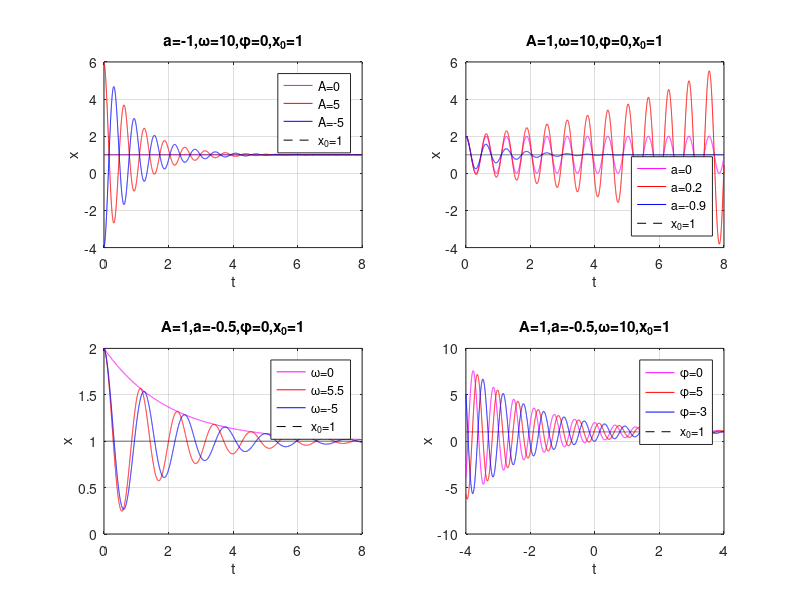

Recreate this plot in MATLAB.
close;
clear all;
%Wiem ze jest napisane na pale ale jakos tak wyszlo xD
%x(t)=A*exp(a*t)*cos(wt+phi)+x_0
%12345
%%%%%%%%%%%%%%%%%%%%%%%%%%%%%%%%%%%%%%%%%%%%%%%%
A=1;
a=-1;
t=0:0.001:8;
x_sz=0:0.001:8;
w=10;
phi=0;
x_0=1;
x_sz=1;
%%%%%%%%%%%%%%%%%%%%%%%%%%%%%%%%%%%%%%%%%%%%%%%%


%AAAAAAAAAAAAAAAAAAAAAAAAAAAAAAAAAAAAAAAAAAAAAAA
subplot(2,2,1);
%%%%%%%%%%%%%%%%%%%%%%%%%%%%%%%%%%%%%%%%%%%%%%%%
A=0;
for i=1:1:length(t)
    x_sz(i)=A*exp(a*t(i))*cos(w*t(i)+phi)+x_0;
end
plot(t,x_sz,'m-');
hold on;
%%%%%%%%%%%%%%%%%%%%%%%%%%%%%%%%%%%%%%%%%%%%%%%%
%%%%%%%%%%%%%%%%%%%%%%%%%%%%%%%%%%%%%%%%%%%%%%%%
A=5;
for i=1:1:length(t)
    x_sz(i)=A*exp(a*t(i))*cos(w*t(i)+phi)+x_0;
end
plot(t,x_sz,'r-');
hold on;
%%%%%%%%%%%%%%%%%%%%%%%%%%%%%%%%%%%%%%%%%%%%%%%%
%%%%%%%%%%%%%%%%%%%%%%%%%%%%%%%%%%%%%%%%%%%%%%%%
A=-5;
for i=1:1:length(t)
    x_sz(i)=A*exp(a*t(i))*cos(w*t(i)+phi)+x_0;
end
plot(t,x_sz,'b-');
hold on;
%%%%%%%%%%%%%%%%%%%%%%%%%%%%%%%%%%%%%%%%%%%%%%%%
%%%%%%%%%%%%%%%%%%%%%%%%%%%%%%%%%%%%%%%%%%%%%%%%
for i=1:1:length(t)
    x_sz(i)=x_0;
end
plot(t,x_sz,'k--');
grid on;
%%%%%%%%%%%%%%%%%%%%%%%%%%%%%%%%%%%%%%%%%%%%%%%%
xlabel('t');
ylabel('x');
title('a=-1,\omega=10,\phi=0,x_{0}=1');
legend('A=0','A=5','A=-5','x_{0}=1');
%%%%%%%%%%%%%%%%%%%%%%%%%%%%%%%%%%%%%%%%%%%%%%%%


%aaaaaaaaaaaaaaaaaaaaaaaaaaaaaaaaaaaaaaaaaaaaaaa
subplot(2,2,2);
A=1;
%%%%%%%%%%%%%%%%%%%%%%%%%%%%%%%%%%%%%%%%%%%%%%%%
a=0;
for i=1:1:length(t)
    x_sz(i)=A*exp(a*t(i))*cos(w*t(i)+phi)+x_0;
end
plot(t,x_sz,'m-');
hold on;
%%%%%%%%%%%%%%%%%%%%%%%%%%%%%%%%%%%%%%%%%%%%%%%%
a=0.2;
for i=1:1:length(t)
    x_sz(i)=A*exp(a*t(i))*cos(w*t(i)+phi)+x_0;
end
plot(t,x_sz,'r-');
hold on;
%%%%%%%%%%%%%%%%%%%%%%%%%%%%%%%%%%%%%%%%%%%%%%%%
%%%%%%%%%%%%%%%%%%%%%%%%%%%%%%%%%%%%%%%%%%%%%%%%
a=-0.9;
for i=1:1:length(t)
    x_sz(i)=A*exp(a*t(i))*cos(w*t(i)+phi)+x_0;
end
plot(t,x_sz,'b-');
hold on;
%%%%%%%%%%%%%%%%%%%%%%%%%%%%%%%%%%%%%%%%%%%%%%%%
%%%%%%%%%%%%%%%%%%%%%%%%%%%%%%%%%%%%%%%%%%%%%%%%
for i=1:1:length(t)
    x_sz(i)=x_0;
end
plot(t,x_sz,'k--');
grid on;
%%%%%%%%%%%%%%%%%%%%%%%%%%%%%%%%%%%%%%%%%%%%%%%%
xlabel('t');
ylabel('x');
title('A=1,\omega=10,\phi=0,x_{0}=1');
legend({'a=0','a=0.2','a=-0.9','x_{0}=1'},'Location','southeast');
%%%%%%%%%%%%%%%%%%%%%%%%%%%%%%%%%%%%%%%%%%%%%%%%



%wwwwwwwwwwwwwwwwwwwwwwwwwwwwwwwwwwwwwwwwwwwwwww
subplot(2,2,3);
a=-0.5;
%%%%%%%%%%%%%%%%%%%%%%%%%%%%%%%%%%%%%%%%%%%%%%%%
w=0;
for i=1:1:length(t)
    x_sz(i)=A*exp(a*t(i))*cos(w*t(i)+phi)+x_0;
end
plot(t,x_sz,'m-');
hold on;
%%%%%%%%%%%%%%%%%%%%%%%%%%%%%%%%%%%%%%%%%%%%%%%%
w=5.5;
for i=1:1:length(t)
    x_sz(i)=A*exp(a*t(i))*cos(w*t(i)+phi)+x_0;
end
plot(t,x_sz,'r-');
hold on;
%%%%%%%%%%%%%%%%%%%%%%%%%%%%%%%%%%%%%%%%%%%%%%%%
%%%%%%%%%%%%%%%%%%%%%%%%%%%%%%%%%%%%%%%%%%%%%%%%
w=-5;
for i=1:1:length(t)
    x_sz(i)=A*exp(a*t(i))*cos(w*t(i)+phi)+x_0;
end
plot(t,x_sz,'b-');
hold on;
%%%%%%%%%%%%%%%%%%%%%%%%%%%%%%%%%%%%%%%%%%%%%%%%
%%%%%%%%%%%%%%%%%%%%%%%%%%%%%%%%%%%%%%%%%%%%%%%%
for i=1:1:length(t)
    x_sz(i)=x_0;
end
plot(t,x_sz,'k--');
grid on;
%%%%%%%%%%%%%%%%%%%%%%%%%%%%%%%%%%%%%%%%%%%%%%%%
xlabel('t');
ylabel('x');
title('A=1,a=-0.5,\phi=0,x_{0}=1');
legend('\omega=0','\omega=5.5','\omega=-5','x_{0}=1');
%%%%%%%%%%%%%%%%%%%%%%%%%%%%%%%%%%%%%%%%%%%%%%%%


%phiphiphiphiphiphiphiphiphiphiphiphiphiphiphiphi
subplot(2,2,4);
w=10;
t=-4:0.001:4;
%%%%%%%%%%%%%%%%%%%%%%%%%%%%%%%%%%%%%%%%%%%%%%%%
phi=0;
for i=1:1:length(t)
    x_sz(i)=A*exp(a*t(i))*cos(w*t(i)+phi)+x_0;
end
plot(t,x_sz,'m-');
hold on;
%%%%%%%%%%%%%%%%%%%%%%%%%%%%%%%%%%%%%%%%%%%%%%%%
phi=5;
for i=1:1:length(t)
    x_sz(i)=A*exp(a*t(i))*cos(w*t(i)+phi)+x_0;
end
plot(t,x_sz,'r-');
hold on;
%%%%%%%%%%%%%%%%%%%%%%%%%%%%%%%%%%%%%%%%%%%%%%%%
%%%%%%%%%%%%%%%%%%%%%%%%%%%%%%%%%%%%%%%%%%%%%%%%
phi=-3;
for i=1:1:length(t)
    x_sz(i)=A*exp(a*t(i))*cos(w*t(i)+phi)+x_0;
end
plot(t,x_sz,'b-');
hold on;
%%%%%%%%%%%%%%%%%%%%%%%%%%%%%%%%%%%%%%%%%%%%%%%%
%%%%%%%%%%%%%%%%%%%%%%%%%%%%%%%%%%%%%%%%%%%%%%%%
for i=1:1:length(t)
    x_sz(i)=x_0;
end
plot(t,x_sz,'k--');
grid on;
%%%%%%%%%%%%%%%%%%%%%%%%%%%%%%%%%%%%%%%%%%%%%%%%
xlabel('t');
ylabel('x');
title('A=1,a=-0.5,\omega=10,x_{0}=1');
legend('\phi=0','\phi=5','\phi=-3','x_{0}=1');
%%%%%%%%%%%%%%%%%%%%%%%%%%%%%%%%%%%%%%%%%%%%%%%%
t=0:0.001:8;





